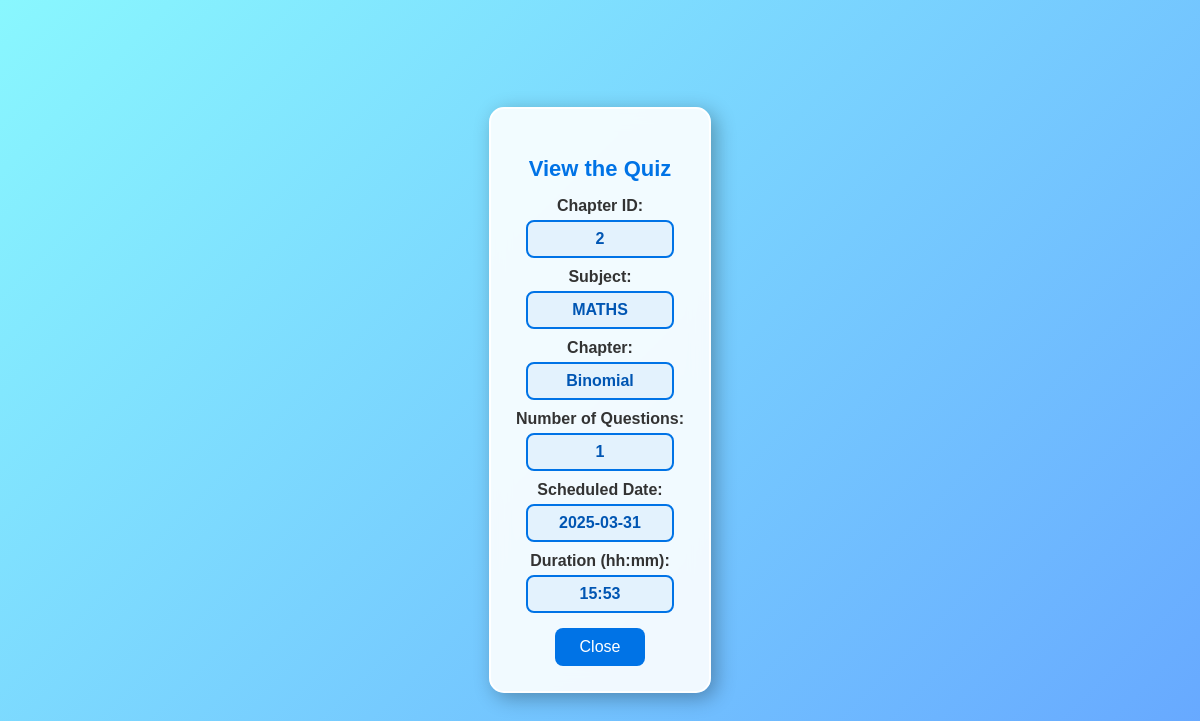
Page /view_details/2/1 on the committed database.
### backend/models.py (models this page shows)
class Subjects(db.Model):
    __tablename__ = 'subjects'
    subject_id=db.Column(db.Integer, primary_key=True,autoincrement=True)#iska student id se kuch lena dena nahi hai
    subject_name=db.Column(db.String(80), nullable=False,unique=True)
    discription=db.Column(db.String(300), nullable=False)
    chapters_of_a_subject_id = db.relationship('Chapters', cascade='all, delete', backref='subjects', lazy=True)# it tells all the chapters of a subject(here we are getting suject through subject id)

class Quiz(db.Model):#class name should start with capital letter,tablename should start with small letter
    __tablename__ = 'quiz'
    quiz_id=db.Column(db.Integer, primary_key=True,autoincrement=True)#iska student id se kuch lena dena nahi hai
    chapter_id=db.Column(db.Integer, db.ForeignKey('chapters.chapter_id'), nullable=False)
    date_quiz=db.Column(db.String(80), nullable=False)
    time_duration=db.Column(db.Integer, nullable=False)
    chapter_name=db.Column(db.String(80) , nullable=False)#remember it has relationship with chapters tables as of chapter_name
    questions_of_a_quiz_id = db.relationship('Questions', cascade='all, delete', backref='quiz', lazy=True)# it tells all the questions of a quiz(here we are getting quiz through quiz id)

### backend/controllers.py (the view)
@app.route("/view_details/<int:chapter_id>/<int:user_id>")
def view_details(chapter_id,user_id):
    user=Admin_User_Details.query.filter_by(id=user_id).first().Full_name
    chapter=Chapters.query.filter_by(chapter_id=chapter_id).first()
    quiz=Quiz.query.filter_by(chapter_id=chapter_id).first()
    subject_id=chapter.subject_id
    subject=Subjects.query.filter_by(subject_id=subject_id).first()
    subject_name=subject.subject_name
    subjects=Subjects.query.all()
    question_counts = {}
    subject=Subjects.query.all()
    chapter=Chapters.query.all()
    for subject in subjects:
        for chapter in subject.chapters_of_a_subject_id:
            count = Questions.query.filter_by(chapter_id=chapter.chapter_id).count()
            question_counts[chapter.chapter_id] = count # Store count for each chapter and creating dictionary
    return render_template("1a_view_details.html",user_id=user_id,chapter_id=chapter_id,chapter=chapter,quiz=quiz,subject_name=subject_name,user=user,question_counts=question_counts)

### templates/1a_view_details.html (shortened to what this page needs)
<!DOCTYPE html>
<html lang="en">
<head>
    <link rel="stylesheet" href="/static/css/1a_view_details.css">
</head>
<body>
    <div class="container">
        <h3>View the Quiz</h3>
        <label>Chapter ID:</label>
        <span class="input-box">{{chapter_id}}</span>
        <label>Subject:</label>
        <span class="input-box">{{subject_name}}</span>
        <label>Chapter:</label>
        <span class="input-box">{{quiz.chapter_name}}</span>
        <label>Number of Questions:</label>
        <span class="input-box">{{question_counts[quiz.chapter_id]}}</span>
        <label>Scheduled Date:</label>
        <span class="input-box">{{quiz.date_quiz}}</span>
        <label>Duration (hh:mm):</label>
        <span class="input-box">{{quiz.time_duration}}</span>
        <br>
        </a><button class="button" onclick="window.location.href = '/user_home/{{user_id}}';"  >Close</button>
    </div>
</body>
</html>

### static/css/1a_view_details.css (style rules this page uses)
body { font-family: 'Poppins', sans-serif; display: flex; justify-content: center; align-items: center; height: 100vh; background: linear-gradient(135deg, #89f7fe, #66a6ff); margin: 0; }
.container { border: 2px solid #fff; border-radius: 15px; padding: 25px; background: rgba(255, 255, 255, 0.9); text-align: center; box-shadow: 5px 5px 20px rgba(0, 0, 0, 0.3); backdrop-filter: blur(10px); }
.container h3 { color: #0073e6; font-size: 22px; margin-bottom: 15px; }
.container label { display: block; font-weight: 600; margin: 10px 0 5px; color: #333; }
.input-box { display: inline-block; padding: 8px 12px; border: 2px solid #0073e6; border-radius: 8px; background-color: #e3f2fd; min-width: 120px; font-weight: bold; color: #0056b3; }
.button { background: #0073e6; color: white; border: none; padding: 10px 25px; margin-top: 15px; border-radius: 8px; cursor: pointer; font-size: 16px; transition: 0.3s; }

### rows in the picture
Subjects: subject_name "MATHS"
Quiz: chapter_name "Binomial", date_quiz "2025-03-31", time_duration "15:53"

### other values in the picture
{{ chapter_id }} "2"
{{ question_counts[quiz.chapter_id] }} "1"
